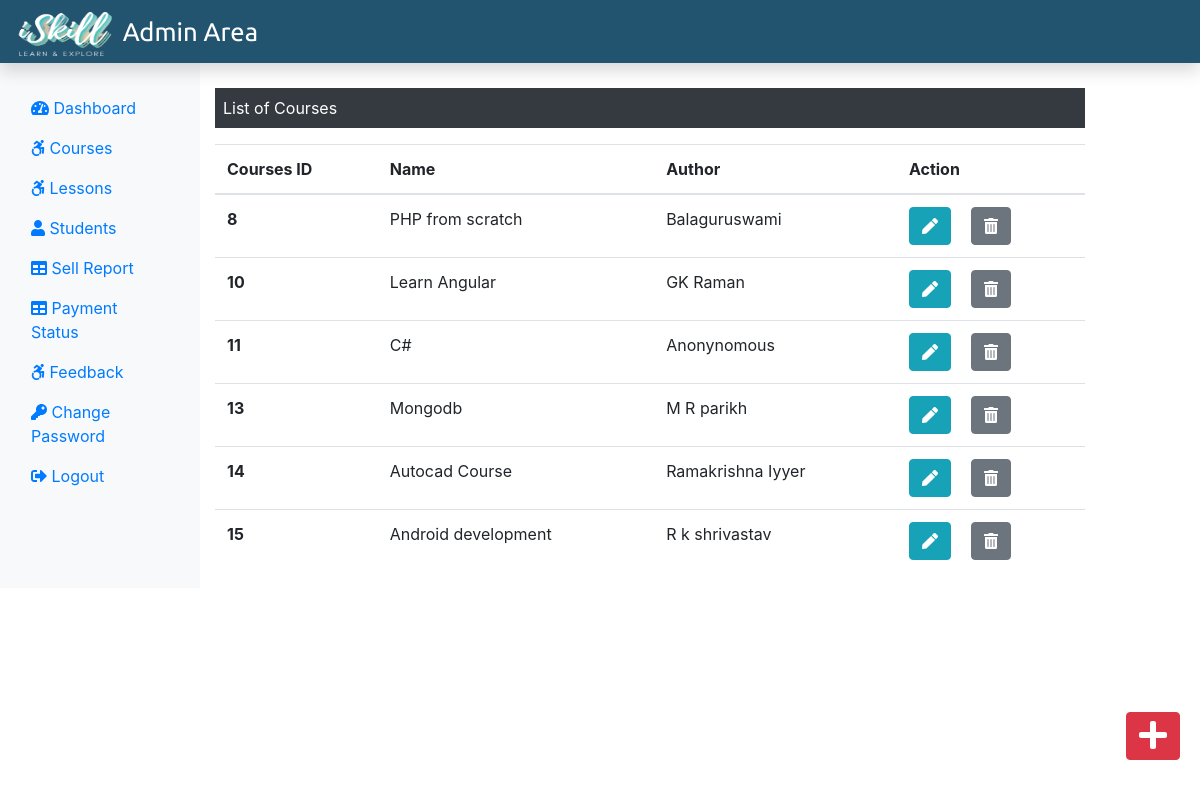
The app's page /Admin/courses.php (signed in) with its own data.
### tables this page shows
CREATE TABLE `tblcourse` (
  `CourseId` int(11) NOT NULL,
  `CourseName` text NOT NULL,
  `CourseDescription` text NOT NULL,
  `CourseDepartment` varchar(255) NOT NULL,
  `CourseAuthor` varchar(255) NOT NULL,
  `CourseImage` text NOT NULL,
  `CourseDuration` text NOT NULL,
  `CourseOriginalPrice` int(11) NOT NULL,
  `CoursePrice` int(11) NOT NULL
);

### Admin/courses.php (the view, shortened to what this page needs)
<?php
include('./admininclude/header.php');
include('../dbConnection.php');
?>
<div class="col-sm-9 mt-5">
    <p class="bg-dark text-white p-2">List of Courses</p>
    <?php
        $sql = "SELECT * FROM tblCourse";
        $result = $conn->query($sql);
        if($result->num_rows > 0){
      ?>
    <table class="table">
        <thread>
            <tr>
                <th scope="col">Courses ID </th>
                <th scope="col">Name</th>
                <th scope="col">Author</th>
                <th scope="col">Action</th>
            </tr>
        </thread>
        <tbody>
            <?php while($row = $result->fetch_assoc()){
           echo '<tr>';
           echo '<th scope="row">'.$row['CourseId'].'</th>';
           echo '<td>'.$row['CourseName'].'</td>';
           echo '<td>'.$row['CourseAuthor'].'</td>';
           echo '<td>';
           echo '<form action="editcourse.php" method="POST" class="d-inline">
           <input type ="hidden" name="id" value='.$row["CourseId"].'>
           <button
                    type="submit"
                    class="btn btn-info mr-3"
                    name="view"
                    value="View"
                >
                <i class="fas fa-pen"></i>
                </button>
                </form>
                <form action= "" method="POST" class="d-inline">
                <input type ="hidden" name="id" value='.$row["CourseId"].'>
                <button
                    type="submit"
                    class="btn btn-secondary"
                    name="delete"
                    value="Delete"
                >
                <i class="fas fa-trash-alt"></i>
                </button>
                </form>';
               echo '</td>
                </tr>';
             } ?>
</tbody>
</table>
<?php } else{
    echo "0 Result !";
}
?>
</div>
</div>
<div>
<a class="btn btn-danger box"
href="./addCourse.php"><i class="fas fa-plus fa-2x"></i></a>
</div>
</div>
<?php
include('./admininclude/footer.php');
?>

### css/adminstyle.css (style rules this page uses)
.box { position: fixed; bottom: 10px; right: 20px; margin-bottom: 30px; }

### records on screen
tblcourse: CourseId "8", CourseName "PHP from scratch", CourseAuthor "Balaguruswami"
tblcourse: CourseId "10", CourseName "Learn Angular", CourseAuthor "GK Raman"
tblcourse: CourseId "11", CourseName "C#", CourseAuthor "Anonynomous"
tblcourse: CourseId "13", CourseName "Mongodb", CourseAuthor "M R parikh"
tblcourse: CourseId "14", CourseName "Autocad Course", CourseAuthor "Ramakrishna Iyyer"
tblcourse: CourseId "15", CourseName "Android development", CourseAuthor "R k shrivastav"
